Frame 1 (no input): blank canvas, image omitted
Frame 60 (the mouse pressed at the canvas centre just before this capture): blank canvas, image omitted
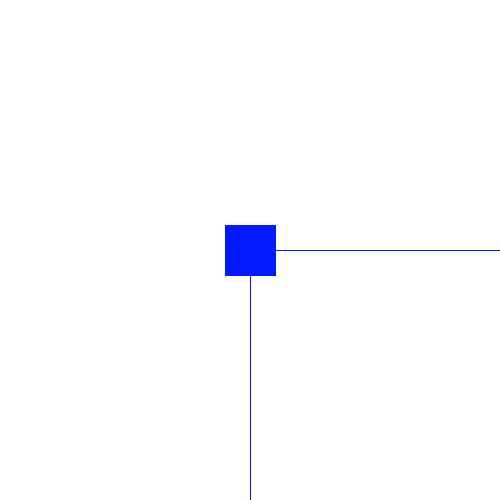
Frame 120 (the mouse held since frame 60 and released just before this capture)

The Processing sketch whose frames 1 and 60 were blank and that drew this single picture after the mouse press (run headless with seeded random() and noise(); from frame 60 on, the mouse is pressed at the canvas centre):

// Processing sketch: processing_73912
// ── processing_73912.pde

void setup(){
size(500,500);
smooth();
background(255);
}

void draw(){
if(mousePressed) {
float abstand= dist(pmouseX,pmouseY, mouseX,mouseY);
fill(abstand*4);
float dicke = 50-abstand/4;

if (dicke < 1) {
dicke = 1;
}
if (keyPressed) {
    if (key == 'q' || key =='Q') {
      strokeWeight(dicke);
ellipse(mouseX,mouseY,abstand,abstand);
    }
}
strokeWeight(dicke);
rect(mouseX,mouseY,abstand,abstand);

}
}

void mousePressed(){
colorMode(HSB,100);
stroke(random(1,100), random(100,200), random(200,300)); 

}
